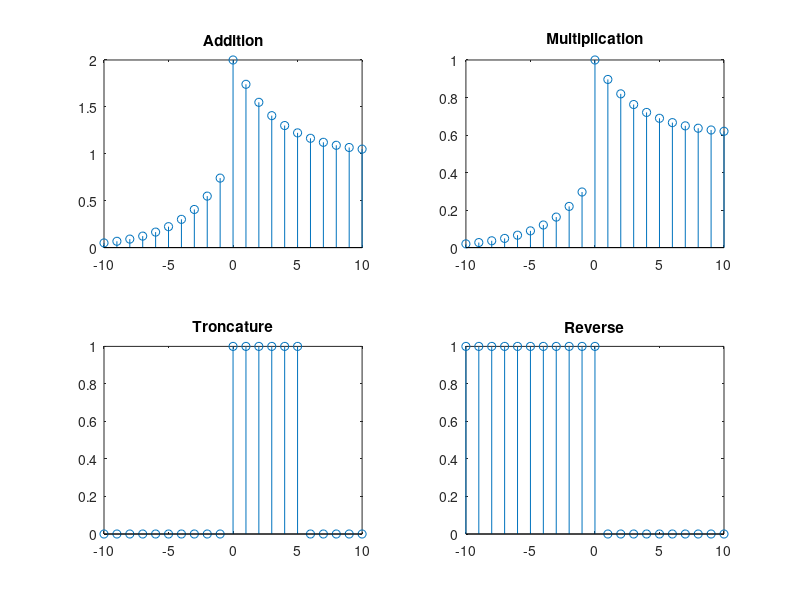

MATLAB code for this plot:
x = -10:10;              
U = (x >= 0);           
V = exp(-0.3*abs(x));   

Y_add  = U + V;          % Addition
Y_mult = 0.6*U + 0.4*V;  
Y_trunc = U .* (abs(x)<=5); % Troncature
Y_rev = fliplr(U);       % Reverse

figure;  
subplot(2,2,1)
stem(x, Y_add)
title('Addition')

subplot(2,2,2)
stem(x, Y_mult)
title('Multiplication')

subplot(2,2,3)
stem(x, Y_trunc)
title('Troncature')

subplot(2,2,4)
stem(x, Y_rev)
title('Reverse')

